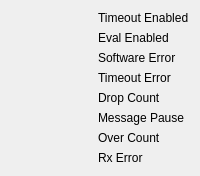
                    <widget class="QFrame" name="mp03_eng_frame">
                     <layout class="QGridLayout" name="gridLayout_2">
                      <item row="2" column="1">
                       <widget class="PyDMLabel" name="mp03_sw_lbl">
                        <property name="text">
                         <string>Software Error</string>
                        </property>
                        <property name="rules" stdset="0">
                         <string>[{&quot;name&quot;: &quot;New Rule&quot;, &quot;property&quot;: &quot;Visible&quot;, &quot;initial_value&quot;: &quot;false&quot;, &quot;expression&quot;: &quot;ch[0] != 1&quot;, &quot;channels&quot;: [{&quot;channel&quot;: &quot;ca://${P}:SW_ERR&quot;, &quot;trigger&quot;: true, &quot;use_enum&quot;: false}]}]</string>
                        </property>
                       </widget>
                      </item>
                      <item row="3" column="1">
                       <widget class="PyDMLabel" name="mp03_to_err_lbl">
                        <property name="text">
                         <string>Timeout Error</string>
                        </property>
                        <property name="rules" stdset="0">
                         <string>[{&quot;name&quot;: &quot;New Rule&quot;, &quot;property&quot;: &quot;Visible&quot;, &quot;initial_value&quot;: &quot;false&quot;, &quot;expression&quot;: &quot;ch[0] != 1&quot;, &quot;channels&quot;: [{&quot;channel&quot;: &quot;ca://${P}:TO_ERR&quot;, &quot;trigger&quot;: true, &quot;use_enum&quot;: false}]}]</string>
                        </property>
                       </widget>
                      </item>
                      <item row="4" column="1">
                       <widget class="PyDMLabel" name="mp03_drop_lbl">
                        <property name="text">
                         <string>Drop Count</string>
                        </property>
                        <property name="rules" stdset="0">
                         <string>[{&quot;name&quot;: &quot;New Rule&quot;, &quot;property&quot;: &quot;Visible&quot;, &quot;initial_value&quot;: &quot;false&quot;, &quot;expression&quot;: &quot;ch[0] != 1&quot;, &quot;channels&quot;: [{&quot;channel&quot;: &quot;ca://${P}:MONITOR_DROP&quot;, &quot;trigger&quot;: true, &quot;use_enum&quot;: false}]}]</string>
                        </property>
                       </widget>
                      </item>
                      <item row="6" column="1">
                       <widget class="PyDMLabel" name="mp03_over_lbl">
                        <property name="text">
                         <string>Over Count</string>
                        </property>
                        <property name="rules" stdset="0">
                         <string>[{&quot;name&quot;: &quot;New Rule&quot;, &quot;property&quot;: &quot;Visible&quot;, &quot;initial_value&quot;: &quot;false&quot;, &quot;expression&quot;: &quot;ch[0] != 1&quot;, &quot;channels&quot;: [{&quot;channel&quot;: &quot;ca://${P}:MONITOR_OVERFLOW&quot;, &quot;trigger&quot;: true, &quot;use_enum&quot;: false}]}]</string>
                        </property>
                       </widget>
                      </item>
                      <item row="0" column="1">
                       <widget class="PyDMLabel" name="mp03_to_en_lbl">
                        <property name="text">
                         <string>Timeout Enabled</string>
                        </property>
                        <property name="rules" stdset="0">
                         <string>[{&quot;name&quot;: &quot;New Rule&quot;, &quot;property&quot;: &quot;Visible&quot;, &quot;initial_value&quot;: &quot;false&quot;, &quot;expression&quot;: &quot;ch[0] != 1&quot;, &quot;channels&quot;: [{&quot;channel&quot;: &quot;ca://${P}:TIMEOUT_ENABLE_RBV&quot;, &quot;trigger&quot;: true, &quot;use_enum&quot;: false}]}]</string>
                        </property>
                       </widget>
                      </item>
                      <item row="1" column="1">
                       <widget class="PyDMLabel" name="mp03_eval_lbl">
                        <property name="text">
                         <string>Eval Enabled</string>
                        </property>
                        <property name="rules" stdset="0">
                         <string>[{&quot;name&quot;: &quot;New Rule&quot;, &quot;property&quot;: &quot;Visible&quot;, &quot;initial_value&quot;: &quot;false&quot;, &quot;expression&quot;: &quot;ch[0] != 1&quot;, &quot;channels&quot;: [{&quot;channel&quot;: &quot;ca://${P}:EVALUATION_ENABLE_RBV&quot;, &quot;trigger&quot;: true, &quot;use_enum&quot;: false}]}]</string>
                        </property>
                       </widget>
                      </item>
                      <item row="1" column="0">
                       <widget class="PyDMByteIndicator" name="mp03_eval_bit">
                        <property name="toolTip">
                         <string/>
                        </property>
                        <property name="rules" stdset="0">
                         <string>[{&quot;name&quot;: &quot;New Rule&quot;, &quot;property&quot;: &quot;Visible&quot;, &quot;initial_value&quot;: &quot;false&quot;, &quot;expression&quot;: &quot;ch[0] != 1&quot;, &quot;channels&quot;: [{&quot;channel&quot;: &quot;ca://${P}:EVALUATION_ENABLE_RBV&quot;, &quot;trigger&quot;: true, &quot;use_enum&quot;: false}]}]</string>
                        </property>
                        <property name="channel" stdset="0">
                         <string>ca://${P}:EVALUATION_ENABLE_RBV</string>
                        </property>
                        <property name="offColor" stdset="0">
                         <color>
                          <red>255</red>
                          <green>0</green>
                          <blue>0</blue>
                         </color>
                        </property>
                        <property name="showLabels" stdset="0">
                         <bool>false</bool>
                        </property>
                        <property name="circles" stdset="0">
                         <bool>true</bool>
                        </property>
                       </widget>
                      </item>
                      <item row="0" column="0">
                       <widget class="PyDMByteIndicator" name="mp03_to_en_bit">
                        <property name="toolTip">
                         <string/>
                        </property>
                        <property name="rules" stdset="0">
                         <string>[{&quot;name&quot;: &quot;New Rule&quot;, &quot;property&quot;: &quot;Visible&quot;, &quot;initial_value&quot;: &quot;false&quot;, &quot;expression&quot;: &quot;ch[0] != 1&quot;, &quot;channels&quot;: [{&quot;channel&quot;: &quot;ca://${P}:TIMEOUT_ENABLE_RBV&quot;, &quot;trigger&quot;: true, &quot;use_enum&quot;: false}]}]</string>
                        </property>
                        <property name="channel" stdset="0">
                         <string>ca://${P}:TIMEOUT_ENABLE_RBV</string>
                        </property>
                        <property name="offColor" stdset="0">
                         <color>
                          <red>255</red>
                          <green>0</green>
                          <blue>0</blue>
                         </color>
                        </property>
                        <property name="showLabels" stdset="0">
                         <bool>false</bool>
                        </property>
                        <property name="circles" stdset="0">
                         <bool>true</bool>
                        </property>
                       </widget>
                      </item>
                      <item row="5" column="1">
                       <widget class="PyDMLabel" name="mp03_pause_lbl">
                        <property name="text">
                         <string>Message Pause</string>
                        </property>
                        <property name="rules" stdset="0">
                         <string>[{&quot;name&quot;: &quot;New Rule&quot;, &quot;property&quot;: &quot;Visible&quot;, &quot;initial_value&quot;: &quot;false&quot;, &quot;expression&quot;: &quot;ch[0] != 1&quot;, &quot;channels&quot;: [{&quot;channel&quot;: &quot;ca://${P}:MONITOR_PAUSE&quot;, &quot;trigger&quot;: true, &quot;use_enum&quot;: false}]}]</string>
                        </property>
                       </widget>
                      </item>
                      <item row="7" column="1">
                       <widget class="PyDMLabel" name="mp03_rx_lbl">
                        <property name="text">
                         <string>Rx Error</string>
                        </property>
                        <property name="rules" stdset="0">
                         <string>[{&quot;name&quot;: &quot;New Rule&quot;, &quot;property&quot;: &quot;Visible&quot;, &quot;initial_value&quot;: &quot;false&quot;, &quot;expression&quot;: &quot;ch[0] != 1&quot;, &quot;channels&quot;: [{&quot;channel&quot;: &quot;ca://${P}:MONITOR_RX_ERR&quot;, &quot;trigger&quot;: true, &quot;use_enum&quot;: false}]}]</string>
                        </property>
                       </widget>
                      </item>
                      <item row="2" column="0">
                       <widget class="PyDMByteIndicator" name="mp03_sw_bit">
                        <property name="toolTip">
                         <string/>
                        </property>
                        <property name="rules" stdset="0">
                         <string>[{&quot;name&quot;: &quot;New Rule&quot;, &quot;property&quot;: &quot;Visible&quot;, &quot;initial_value&quot;: &quot;false&quot;, &quot;expression&quot;: &quot;ch[0] != 1&quot;, &quot;channels&quot;: [{&quot;channel&quot;: &quot;ca://${P}:SW_ERR&quot;, &quot;trigger&quot;: true, &quot;use_enum&quot;: false}]}]</string>
                        </property>
                        <property name="channel" stdset="0">
                         <string>ca://${P}:SW_ERR</string>
                        </property>
                        <property name="offColor" stdset="0">
                         <color>
                          <red>255</red>
                          <green>0</green>
                          <blue>0</blue>
                         </color>
                        </property>
                        <property name="showLabels" stdset="0">
                         <bool>false</bool>
                        </property>
                        <property name="circles" stdset="0">
                         <bool>true</bool>
                        </property>
                       </widget>
                      </item>
                      <item row="3" column="0">
                       <widget class="PyDMByteIndicator" name="mp03_to_err_bit">
                        <property name="toolTip">
                         <string/>
                        </property>
                        <property name="rules" stdset="0">
                         <string>[{&quot;name&quot;: &quot;New Rule&quot;, &quot;property&quot;: &quot;Visible&quot;, &quot;initial_value&quot;: &quot;false&quot;, &quot;expression&quot;: &quot;ch[0] != 1&quot;, &quot;channels&quot;: [{&quot;channel&quot;: &quot;ca://${P}:TO_ERR&quot;, &quot;trigger&quot;: true, &quot;use_enum&quot;: false}]}]</string>
                        </property>
                        <property name="channel" stdset="0">
                         <string>ca://${P}:TO_ERR</string>
                        </property>
                        <property name="offColor" stdset="0">
                         <color>
                          <red>255</red>
                          <green>0</green>
                          <blue>0</blue>
                         </color>
                        </property>
                        <property name="showLabels" stdset="0">
                         <bool>false</bool>
                        </property>
                        <property name="circles" stdset="0">
                         <bool>true</bool>
                        </property>
                       </widget>
                      </item>
                      <item row="4" column="0">
                       <widget class="PyDMByteIndicator" name="mp03_drop_bit">
                        <property name="toolTip">
                         <string/>
                        </property>
                        <property name="rules" stdset="0">
                         <string>[{&quot;name&quot;: &quot;New Rule&quot;, &quot;property&quot;: &quot;Visible&quot;, &quot;initial_value&quot;: &quot;false&quot;, &quot;expression&quot;: &quot;ch[0] != 1&quot;, &quot;channels&quot;: [{&quot;channel&quot;: &quot;ca://${P}:MONITOR_DROP&quot;, &quot;trigger&quot;: true, &quot;use_enum&quot;: false}]}]</string>
                        </property>
                        <property name="channel" stdset="0">
                         <string>ca://${P}:MONITOR_DROP</string>
                        </property>
                        <property name="offColor" stdset="0">
                         <color>
                          <red>255</red>
                          <green>0</green>
                          <blue>0</blue>
                         </color>
                        </property>
                        <property name="showLabels" stdset="0">
                         <bool>false</bool>
                        </property>
                        <property name="circles" stdset="0">
                         <bool>true</bool>
                        </property>
                       </widget>
                      </item>
                      <item row="5" column="0">
                       <widget class="PyDMByteIndicator" name="mp03_pause_bit">
                        <property name="toolTip">
                         <string/>
                        </property>
                        <property name="rules" stdset="0">
                         <string>[{&quot;name&quot;: &quot;New Rule&quot;, &quot;property&quot;: &quot;Visible&quot;, &quot;initial_value&quot;: &quot;false&quot;, &quot;expression&quot;: &quot;ch[0] != 1&quot;, &quot;channels&quot;: [{&quot;channel&quot;: &quot;ca://${P}:MONITOR_PAUSE&quot;, &quot;trigger&quot;: true, &quot;use_enum&quot;: false}]}]</string>
                        </property>
                        <property name="channel" stdset="0">
                         <string>ca://${P}:MONITOR_PAUSE</string>
                        </property>
                        <property name="offColor" stdset="0">
                         <color>
                          <red>255</red>
                          <green>0</green>
                          <blue>0</blue>
                         </color>
                        </property>
                        <property name="showLabels" stdset="0">
                         <bool>false</bool>
                        </property>
                        <property name="circles" stdset="0">
                         <bool>true</bool>
                        </property>
                       </widget>
                      </item>
                      <item row="6" column="0">
                       <widget class="PyDMByteIndicator" name="mp03_over_bit">
                        <property name="toolTip">
                         <string/>
                        </property>
                        <property name="rules" stdset="0">
                         <string>[{&quot;name&quot;: &quot;New Rule&quot;, &quot;property&quot;: &quot;Visible&quot;, &quot;initial_value&quot;: &quot;false&quot;, &quot;expression&quot;: &quot;ch[0] != 1&quot;, &quot;channels&quot;: [{&quot;channel&quot;: &quot;ca://${P}:MONITOR_OVERFLOW&quot;, &quot;trigger&quot;: true, &quot;use_enum&quot;: false}]}]</string>
                        </property>
                        <property name="channel" stdset="0">
                         <string>ca://${P}:MONITOR_OVERFLOW</string>
                        </property>
                        <property name="offColor" stdset="0">
                         <color>
                          <red>255</red>
                          <green>0</green>
                          <blue>0</blue>
                         </color>
                        </property>
                        <property name="showLabels" stdset="0">
                         <bool>false</bool>
                        </property>
                        <property name="circles" stdset="0">
                         <bool>true</bool>
                        </property>
                       </widget>
                      </item>
                      <item row="7" column="0">
                       <widget class="PyDMByteIndicator" name="mp03_rx_bit">
                        <property name="toolTip">
                         <string/>
                        </property>
                        <property name="rules" stdset="0">
                         <string>[{&quot;name&quot;: &quot;New Rule&quot;, &quot;property&quot;: &quot;Visible&quot;, &quot;initial_value&quot;: &quot;false&quot;, &quot;expression&quot;: &quot;ch[0] != 1&quot;, &quot;channels&quot;: [{&quot;channel&quot;: &quot;ca://${P}:MONITOR_RX_ERR&quot;, &quot;trigger&quot;: true, &quot;use_enum&quot;: false}]}]</string>
                        </property>
                        <property name="channel" stdset="0">
                         <string>ca://${P}:MONITOR_RX_ERR</string>
                        </property>
                        <property name="offColor" stdset="0">
                         <color>
                          <red>255</red>
                          <green>0</green>
                          <blue>0</blue>
                         </color>
                        </property>
                        <property name="showLabels" stdset="0">
                         <bool>false</bool>
                        </property>
                        <property name="circles" stdset="0">
                         <bool>true</bool>
                        </property>
                       </widget>
                      </item>
                     </layout>
                    </widget>
